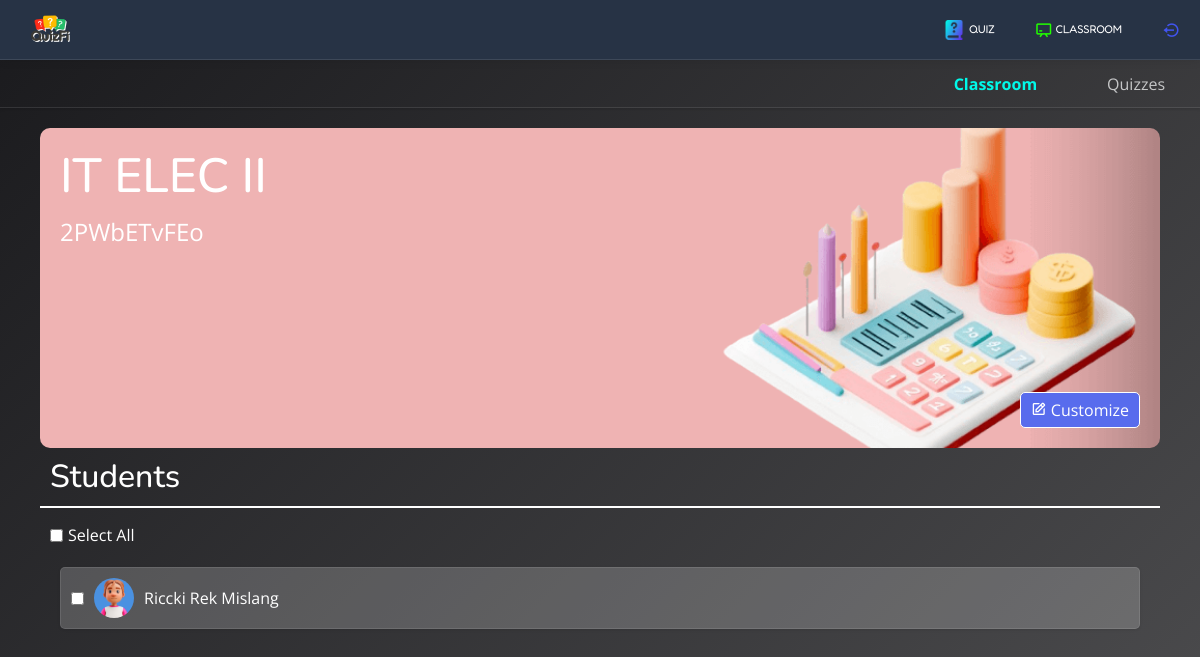
The page /educator/view_classroom.php?roomId=1 (signed in) on the database its author committed.
### tables this page shows
CREATE TABLE IF NOT EXISTS `classroom` (
  `classroom_id` int NOT NULL AUTO_INCREMENT,
  `user_id` int NOT NULL,
  `classroom_code` varchar(255) DEFAULT NULL,
  `classroom_name` varchar(255) NOT NULL,
  `classroom_desc` text NOT NULL,
  `profile_path` text,
  PRIMARY KEY (`classroom_id`),
  KEY `user_id` (`user_id`)
);

CREATE TABLE IF NOT EXISTS `student_classroom` (
  `student_classroom_id` int NOT NULL AUTO_INCREMENT,
  `classroom_id` int NOT NULL,
  `student_id` int NOT NULL,
  PRIMARY KEY (`student_classroom_id`),
  KEY `student_id` (`student_id`),
  KEY `classroom_id` (`classroom_id`)
);

CREATE TABLE IF NOT EXISTS `students` (
  `student_id` int NOT NULL AUTO_INCREMENT,
  `user_id` int NOT NULL,
  `lastname` varchar(255) NOT NULL,
  `firstname` varchar(255) NOT NULL,
  `year` varchar(255) NOT NULL,
  `department` varchar(255) NOT NULL,
  `score` int NOT NULL DEFAULT '0',
  `duration` int NOT NULL DEFAULT '0',
  `status` enum('active','inactive') NOT NULL DEFAULT 'inactive',
  `start_time` timestamp NOT NULL,
  `ranking_id` int DEFAULT NULL,
  `ip_address` varchar(255) DEFAULT NULL,
  `profile_path` text,
  PRIMARY KEY (`student_id`),
  UNIQUE KEY `ranking_id` (`ranking_id`),
  KEY `user_id` (`user_id`)
);

### educator/view_classroom.php (the view, shortened to what this page needs)
<?php
include_once 'includes/header.php';
include_once 'includes/session.php';
?>
<link rel="stylesheet" href="css/view_classroom.css">
<body>
    <header id="header" class="header">
        <?php include_once 'includes/nav-top.php' ?>
    </header>
    <main id="main" class="main">
        <div class="top-bar">
            <div class="menu-nav">
                <ul>
                    <li><a href="#" class="active" id="room">Classroom</a></li>
                    <li><a href="#" id="quizzes">Quizzes</a></li>
                </ul>
            </div>
        </div>
        <div class="content">
            <?php
            $classroom_id = isset($_GET['roomId']) ? (int) $_GET['roomId'] : 0;
            $rQuery = $conn->prepare("SELECT profile_path, classroom_name, classroom_code FROM classroom WHERE classroom_id = ?");
            $rQuery->bind_param("i", $classroom_id);
            $rQuery->execute();
            $rResult = $rQuery->get_result();
            $rRow = $rResult->fetch_assoc();
            $roomName = $rRow['classroom_name'];
            $roomCode = $rRow['classroom_code'];
            $roomBg = $rRow['profile_path'];
            ?>
            <div class="classroom-content">
                <div class="info-container" style="background-image: url('<?php echo ($roomBg) ? $roomBg : 'assets/classroom-bg/general-bg.png'; ?>');">
                    <div class="room-title">
                        <h1><?= htmlspecialchars($roomName) ?></h1>
                        <div class="subtitle">
                            <span><?= htmlspecialchars($roomCode) ?></span>
                        </div>
                    </div>
                    <button type="button" id="change_background_wallpaper" class="btn btn-primary change-background">
                        <i class="bx bx-edit"></i>
                        Customize
                    </button>
                </div>
                <div class="student-container">
                    <div class="student-title">
                        <h1>Students</h1>
                    </div>
                    <div class="button-group">
                        <div class="form-group">
                            <input type="checkbox" id="select-all-checkbox">
                            <label for="select-all-checkbox">Select All</label>
                        </div>
                    </div>
                    <?php
                    $classroom_id = isset($_GET['roomId']) ? (int) $_GET['roomId'] : 0;
                    $listQuery = $conn->prepare("
                                            SELECT sc.student_id AS student_id, s.profile_path AS profile_path, s.firstname AS firstname, s.lastname AS lastname
                                            FROM student_classroom sc
                                            LEFT JOIN students s ON sc.student_id = s.student_id
                                            WHERE sc.classroom_id = ?
                                        ");
                    $listQuery->bind_param("i", $classroom_id);
                    $listQuery->execute();
                    $listResult = $listQuery->get_result();
                    ?>
                    <div class="student-list">
                        <?php while ($listrow = $listResult->fetch_assoc()): ?>
                            <div class="student-item" data-student-id="<?= htmlspecialchars($listrow['student_id']); ?>">
                                <div class="student-info">
                                    <input type="checkbox" class="student-checkbox">
                                    <img src="<?php echo $listrow ? ($listrow['profile_path'] ?? 'assets/avatars/no-profile.jpg') : 'assets/avatars/no-profile.jpg'; ?>"
                                        alt="Student Profile" class="student-profile">
                                    <span class="student-name"><?= htmlspecialchars($listrow['firstname'] . ' ' . $listrow['lastname']); ?></span>
                                </div>
                            </div>
                        <?php endwhile; ?>
                    </div>
                </div>
            </div>
        </div>
    </main>
</body>

### educator/css/style.css (style rules this page uses)
* { margin: 0; padding: 0; box-sizing: border-box; }
body { background: var(--background); font-family: "Open Sans", sans-serif; color: #444444; }
a { color: #4154f1; text-decoration: none; }
h1, h2, h3, h4, h5, h6 { font-family: "Nunito", sans-serif; }
.btn-primary { background-color: #586ced !important; }
#main { margin-top: 60px; padding: 20px 30px; transition: all 0.3s; }
.header { position: fixed; top: 0; right: 0; left: 0; display: flex; align-items: center; transition: all 0.5s; z-index: 997; height: 60px; box-shadow: 0px 0px 10px rgba(0, 0, 0, 0.1); border-bottom: 1px solid rgb(255, 255, 255, 0.1); background-color: #273345; padding-left: 20px; }

### educator/css/view_classroom.css (style rules this page uses)
.main { padding: 0 !important; background-color: var(--background); height: 100%; }
.top-bar { border-bottom: solid 1px rgb(255, 255, 255, 0.1); position: relative; background-color: var(--background); width: 100%; height: 6vh; box-shadow: 0px 2px 2px rgba(0, 0, 0, 0.1); overflow: hidden; z-index: 1; display: flex; align-items: center; }
.menu-nav { display: flex; flex-direction: row; max-width: 600px; z-index: 2; margin-left: auto; }
.menu-nav ul { list-style: none; padding: 0; margin: 0; display: flex; }
.menu-nav li { position: relative; padding: 10px; margin: 0 10px; transition: all var(--transition-duration) var(--transition-timing-function); border-radius: 10px 10px 0 0; }
.menu-nav a { text-decoration: none; color: var(--text-color-secondary); padding: 10px 15px; border-radius: 5px; transition: all var(--transition-duration) var(--transition-timing-function); }
.menu-nav a.active { color: #00f9e9; font-weight: bold; }
.content { max-width: 1200px; display: flex; flex-direction: column; position: relative; padding: 20px 40px; margin: 0 auto; }
.classroom-content, .quiz-content { position: absolute; width: 100%; top: 0; left: 0; opacity: 0; transform: translateY(10px); transition: opacity 0.5s ease, transform 0.5s ease; pointer-events: none; visibility: hidden; }
.classroom-content.active, .quiz-content.active { opacity: 1; transform: translateY(0); pointer-events: auto; visibility: visible; position: relative; }
.info-container { position: relative; background-color: var(--alt-background); background-repeat: no-repeat; background-size: 100%; background-position: center; position: relative; min-height: 40vh; border-radius: 10px; padding: 20px; overflow: hidden; }
.room-title { position: relative; color: var(--text-color); line-height: 1.5; }
.room-title h1 { font-size: 3em; }
.subtitle { display: flex; flex-direction: column; font-size: 1.5em; color: var(--text-subtitle-white); }
.change-background { position: absolute; bottom: 20; right: 20; padding: 5px 10px; border-radius: 5px !important; border: 1px solid white; }
.student-container { position: relative; height: auto; border-radius: 10px; overflow: hidden; }
.student-title h1 { color: var(--text-color); font-size: 2rem; margin: 0; padding: 10px; border-bottom: solid 2px #fff; }
.button-group { display: flex; flex-direction: row; align-items: center; gap: 20px; padding: 15px 10px 0 10px; }
.form-group { display: flex; justify-content: center; align-items: center; gap: 5px; }
.form-group label { color: #fff; }
.student-list { height: auto; min-height: 150px; padding: 20px; }
.student-item { display: flex; align-items: center; justify-content: space-between; background: rgba(255, 255, 255, 0.2); border-radius: 5px; padding: 10px; margin-bottom: 10px; box-shadow: 0 1px 3px rgba(0, 0, 0, 0.1); border: solid 1px rgb(255, 255, 255, 0.1); }
.student-info { display: flex; align-items: center; }
.student-checkbox { margin-right: 10px; }
.student-profile { width: 40px; height: 40px; border-radius: 50%; object-fit: cover; margin-right: 10px; }
.student-name { font-size: 1rem; color: var(--text-color); }

### rows shown on the page
classroom: profile_path (picture), classroom_name "IT ELEC II", classroom_code "2PWbETvFEo"
student_classroom: student.profile_path (picture), student.lastname "Riccki Rek Mislang"
